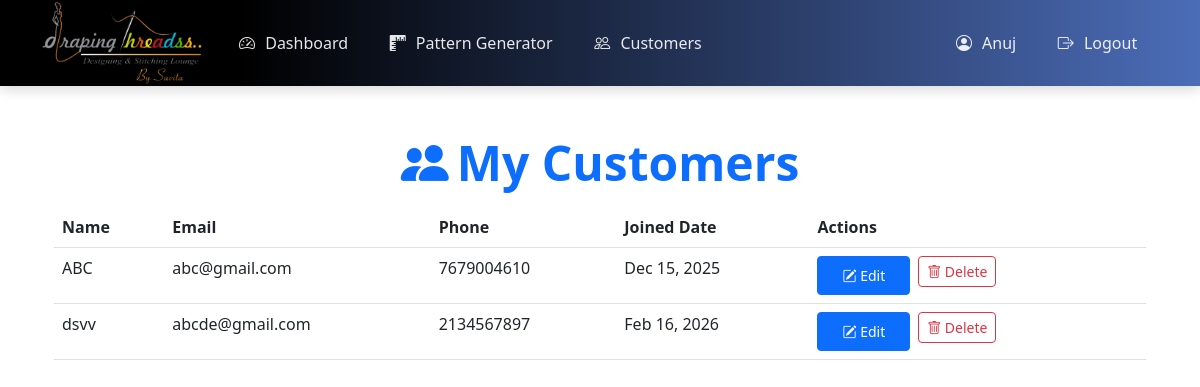
Screenshot of /customers (signed in) with the database file from the repository.
### app.py (models this page shows, shortened)
class User(UserMixin, db.Model):
    id = db.Column(db.Integer, primary_key=True)
    username = db.Column(db.String(80), unique=True, nullable=False)
    password_hash = db.Column(db.String(128))
    created_at = db.Column(db.DateTime, default=db.func.current_timestamp())

class Customer(db.Model):
    __tablename__ = 'customer'
    id = db.Column(db.Integer, primary_key=True)
    user_id = db.Column(db.Integer, db.ForeignKey('user.id'), nullable=False)
    name = db.Column(db.String(100), nullable=False)
    email = db.Column(db.String(120), unique=True, nullable=False)
    phone = db.Column(db.String(20), unique=True, nullable=False)
    address = db.Column(db.Text)
    total_amount = db.Column(db.Float, default=0.0)  # Total amount across all orders
    created_at = db.Column(db.DateTime, default=db.func.current_timestamp())
    updated_at = db.Column(db.DateTime, default=db.func.current_timestamp(),
                         onupdate=db.func.current_timestamp())
    orders = db.relationship('Order', back_populates='customer_obj', lazy=True, cascade='all, delete-orphan')
    measurements = db.relationship('SavedMeasurement', back_populates='customer_obj', lazy=True,
                                 cascade='all, delete-orphan')

### app.py (the view)
@app.route('/customers')
@login_required
def customers():
    customers = Customer.query.filter_by(user_id=current_user.id).order_by(Customer.name).all()
    return render_template('customers.html', customers=customers)

### app.py (called while the page is built)
@login_manager.user_loader
def load_user(user_id):
    return User.query.get(int(user_id))

### templates/customers.html (shortened to what this page needs)
{% extends "base.html" %}
{% block content %}
<div class="container py-4">
    <div class="customers-header text-center">
        <h2 class="display-5 fw-bold text-primary mb-3">
            <i class="bi bi-people-fill me-2"></i>My Customers
        </h2>
    </div>
    <div class="customers-container">
        {% if customers %}
            <div class="table-responsive">
                <table class="table">
                    <thead>
                        <tr>
                            <th>Name</th>
                            <th>Email</th>
                            <th>Phone</th>
                            <th>Joined Date</th>
                            <th>Actions</th>
                        </tr>
                    </thead>
                    <tbody>
                        {% for customer in customers %}
                        <tr>
                            <td class="fw-medium">{{ customer.name }}</td>
                            <td>{{ customer.email or '-' }}</td>
                            <td>{{ customer.phone or '-' }}</td>
                            <td>{{ customer.created_at.strftime('%b %d, %Y') }}</td>
                            <td>
                                <div class="d-flex gap-2">
                                    <a href="{{ url_for('edit_customer', customer_id=customer.id) }}"
                                       class="btn btn-sm btn-primary btn-action"
                                       title="Edit Customer">
                                        <i class="bi bi-pencil-square"></i> Edit
                                    </a>
                                    <form method="POST"
                                          action="{{ url_for('delete_customer', customer_id=customer.id) }}"
                                          onsubmit="return confirm('Are you sure you want to delete this customer? This action cannot be undone.');"
                                          class="d-inline">
                                        <button type="submit" class="btn btn-sm btn-outline-danger btn-action" title="Delete Customer">
                                            <i class="bi bi-trash"></i> Delete
                                        </button>
                                    </form>
                                </div>
                            </td>
                        </tr>
                        {% endfor %}
                    </tbody>
                </table>
            </div>
        {% endif %}
    </div>
</div>
{% endblock %}

### templates/base.html (shortened to what this page needs)
<!DOCTYPE html>
<html lang="en">
<head>
    <link href="https://cdn.jsdelivr.net/npm/bootstrap@5.3.0/dist/css/bootstrap.min.css" rel="stylesheet">
    <link rel="stylesheet" href="https://cdn.jsdelivr.net/npm/bootstrap-icons@1.10.0/font/bootstrap-icons.css">
    <link rel="stylesheet" href="{{ url_for('static', filename='css/style.css') }}">
</head>
<body class="{% block body_class %}{% endblock %}">
    <nav class="navbar navbar-expand-lg navbar-dark bg-primary">
        <div class="container">
            <a class="navbar-brand p-0 d-flex align-items-center" href="{{ url_for('index') }}" style="height: 60px;">
                <img src="{{ url_for('static', filename='images/9_12_2025 7_10_57 PM.png') }}" alt="Draping Threadss Logo" style="max-height: 140%; width: auto; max-width: 200px;">
            </a>
            <div class="collapse navbar-collapse" id="navbarNav">
                <ul class="navbar-nav me-auto">
                    {% if current_user.is_authenticated %}
                        <li class="nav-item">
                            <a class="nav-link" href="{{ url_for('dashboard') }}">
                                <i class="bi bi-speedometer2"></i> Dashboard
                            </a>
                        </li>
                        <li class="nav-item">
                            <a class="nav-link" href="{{ url_for('pattern_generator') }}">
                                <i class="bi bi-rulers"></i> Pattern Generator
                            </a>
                        </li>
                        <li class="nav-item">
                            <a class="nav-link" href="{{ url_for('customers') }}">
                                <i class="bi bi-people"></i> Customers
                            </a>
                        </li>
                    {% endif %}
                </ul>
                <ul class="navbar-nav">
                    {% if current_user.is_authenticated %}
                        <li class="nav-item">
                            <span class="nav-link">
                            <i class="bi bi-person-circle"></i> {{ current_user.username }}
                        </span>
                        </li>
                        <li class="nav-item">
                            <a class="nav-link" href="{{ url_for('logout') }}">
                            <i class="bi bi-box-arrow-right"></i> Logout
                        </a>
                        </li>
                    {% endif %}
                </ul>
            </div>
        </div>
    </nav>
    <div class="container mt-4">
        {% block content %}{% endblock %}
    </div>
</body>
</html>

### static/css/style.css (style rules this page uses)
body { background: linear-gradient(rgba(255, 255, 255, 0.8), rgba(255, 255, 255, 0.8)), url('/static/images/top-view-scissors-with-thread-copy-space.jpg'); background-size: cover; background-position: center; background-attachment: fixed; background-repeat: no-repeat; min-height: 100vh; display: flex; flex-direction: column; }
.navbar { background: linear-gradient(270deg, #4b6cb7 0%, #000000 80%); box-shadow: 0 4px 12px rgba(0, 0, 0, 0.15); padding: 0.8rem 1rem; transition: all 0.3s ease; }
body:not(.auth-page) .navbar-brand { font-size: 1.5rem; font-weight: 700; color: #fff !important; text-shadow: 0 0 5px #00a8ff, 0 0 10px #00a8ff, 0 0 20px #00a8ff, 0 0 40px #00a8ff; animation: neonGlow 1.5s ease-in-out infinite alternate; position: relative; padding: 0.5rem 1rem; letter-spacing: 2px; border-radius: 8px; transition: all 0.3s ease; }
.nav-link { color: rgba(255, 255, 255, 0.9) !important; font-weight: 500; margin: 0 0.3rem; padding: 0.5rem 1rem !important; border-radius: 6px; transition: all 0.3s ease; }
.nav-link i { margin-right: 6px; }
.btn-primary { padding: 0.5rem 1.5rem; }

### rows the page displays
User: username "Anuj"
Customer: name "ABC", email "abc@gmail.com", phone "7679004610", created_at "Dec 15, 2025"
Customer: name "dsvv", email "abcde@gmail.com", phone "2134567897", created_at "Feb 16, 2026"
